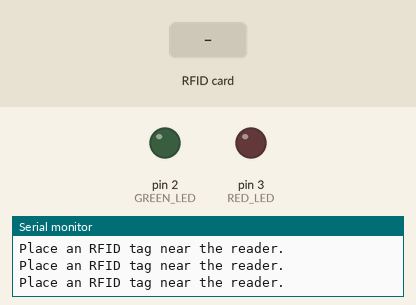
Simulated run of this sketch. Board: Arduino Uno, built with avr-gcc and run on an emulated ATmega328P. On the bench: output pins drawn as LEDs (lit = HIGH), the last lines printed to the serial monitor. Dashed ring = blinking. Inputs (shaded band) come from the test bench. Pins used as bus, display or sensor lines are not drawn.

Above: at 1.2 s.
1.3 s: RFID card 7D 04 C9 01 held to the reader
At 2.1 s:
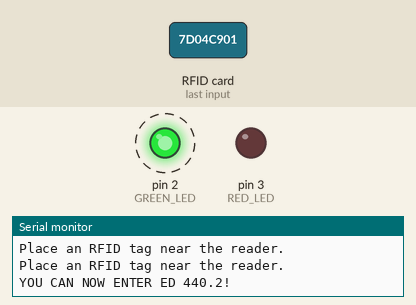
Timing chart, 0 to 7.8 s (numbered marks = the images above; inputs shaded):
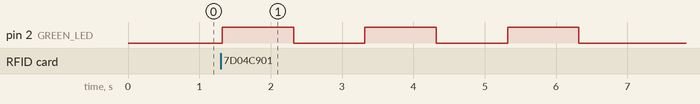

The sketch:

L7F2SecretMessage.ino
```cpp
#include <SPI.h>
#include <MFRC522.h>

// Pin Definitions
#define RST_PIN 9       // Reset pin for MFRC522
#define SS_PIN 10       // Slave Select pin for MFRC522
#define GREEN_LED 2     // Green LED pin
#define RED_LED 3       // Red LED pin

// Create an MFRC522 instance
MFRC522 mfrc522(SS_PIN, RST_PIN);

//----------------------------------------------------------------------------------
// Predefined authorized RFID tag (replace with your actual RFID tag UID)
byte authorizedUID[] = {0x7D, 0x4, 0xC9, 0x1}; // Replace with your RFID tag UID
//SHOULD LOOK LIKE: byte authorizedUID[] = {0x14, 0x26, 0x78, 0x45};
//----------------------------------------------------------------------------------

void setup() {
  // Initialize Serial communication
  Serial.begin(115200);
  while (!Serial); // Wait for the Serial Monitor to open

  // Initialize SPI and MFRC522
  SPI.begin();
  mfrc522.PCD_Init();

  // Set LED pins as OUTPUT
  pinMode(GREEN_LED, OUTPUT);
  pinMode(RED_LED, OUTPUT);

  // Turn off LEDs initially
  digitalWrite(GREEN_LED, LOW);
  digitalWrite(RED_LED, LOW);


}

void loop() {

  Serial.println("Place an RFID tag near the reader."); // ask for an RFID key.

  // Check if a new RFID card is present
  if (!mfrc522.PICC_IsNewCardPresent() || !mfrc522.PICC_ReadCardSerial()) {
    return;
  }

  // Compare the scanned UID with the authorized UID
  if (isAuthorized(mfrc522.uid.uidByte, mfrc522.uid.size)) {
    // Authorized RFID tag detected

    //-------------------------------------------------------------------------------
    Serial.println("YOU CAN NOW ENTER ED 440.2!"); //replace this message with your secret message of your choice
    //-------------------------------------------------------------------------------

    blinkLED(GREEN_LED, 3); // Blink green LED 3 times
  } else {
    // Unauthorized RFID tag detected

    //-------------------------------------------------------------------------------
    Serial.println("YOU SHALL NOT PASS! Wrong RFID tag! CALLING PROTECTIVE SERVICES!"); //replace this message with a wrong ID message of your choice
    //-------------------------------------------------------------------------------

    blinkLED(RED_LED, 5); // Blink red LED 5 times
  }

  // Halt PICC (Passive Communication Card)
  mfrc522.PICC_HaltA();
}

// Function to compare the scanned UID with the authorized UID
bool isAuthorized(byte *scannedUID, byte length) {
  if (length != sizeof(authorizedUID)) {
    return false; // Length mismatch
  }

  for (byte i = 0; i < length; i++) {
    if (scannedUID[i] != authorizedUID[i]) {
      return false; // UID mismatch
    }
  }

  return true; // UID matches
}

// Function to blink an LED
void blinkLED(int pin, int times) {
  for (int i = 0; i < times; i++) {
    digitalWrite(pin, HIGH);
    delay(1000); // LED ON for 300ms
    digitalWrite(pin, LOW);
    delay(1000); // LED OFF for 300ms
  }
}
```

Measured:
- after the input at 1.3 s, pin 2 (GREEN_LED): alternates HIGH for 1.0 s and LOW for 1.0 s, 6 changes in all, then stays LOW, starting at once
